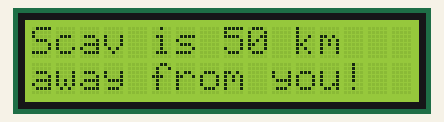
Recording of a sketch running on a simulated Arduino Uno, built with avr-gcc and run on an emulated ATmega328P. Shown: 16×2 character LCD.

Above: at 0.15 s.
At 1.27 s:
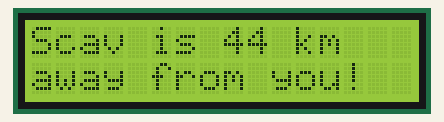
At 2.58 s:
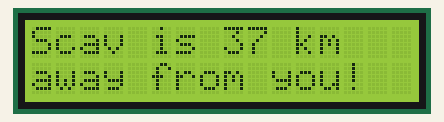
At 5.19 s:
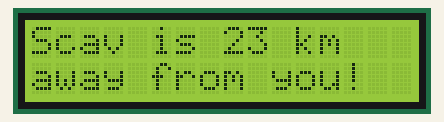
At 7.61 s:
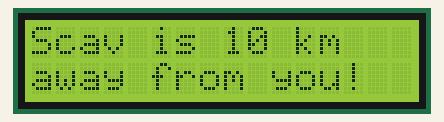
At 10.22 s:
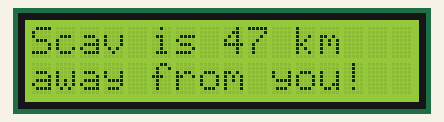

Measured:
- by itself, everything shown: repeats every 9.5 s, in 51 steps

The sketch:

LCD_Counter.ino
```cpp
#include <LiquidCrystal.h>
int rs=7;
int en=8;
int d4=9;
int d5=10;
int d6=11;
int d7=12;
int dt=180;
LiquidCrystal lcd (rs,en,d4,d5,d6,d7);

void setup() {
  // put your setup code here, to run once:
lcd.begin(16,2);
}

void loop() {
  // put your main code here, to run repeatedly:

for (int j=50; j>=0; j=j-1){
lcd.setCursor(0,0);
lcd.print("Scav is ");
lcd.setCursor(8,0);
lcd.print(j);
lcd.setCursor(10,0);
lcd.print(" km");
lcd.setCursor(0,1);
lcd.print("away from you!");
delay(dt);
lcd.clear();
}

}
```
